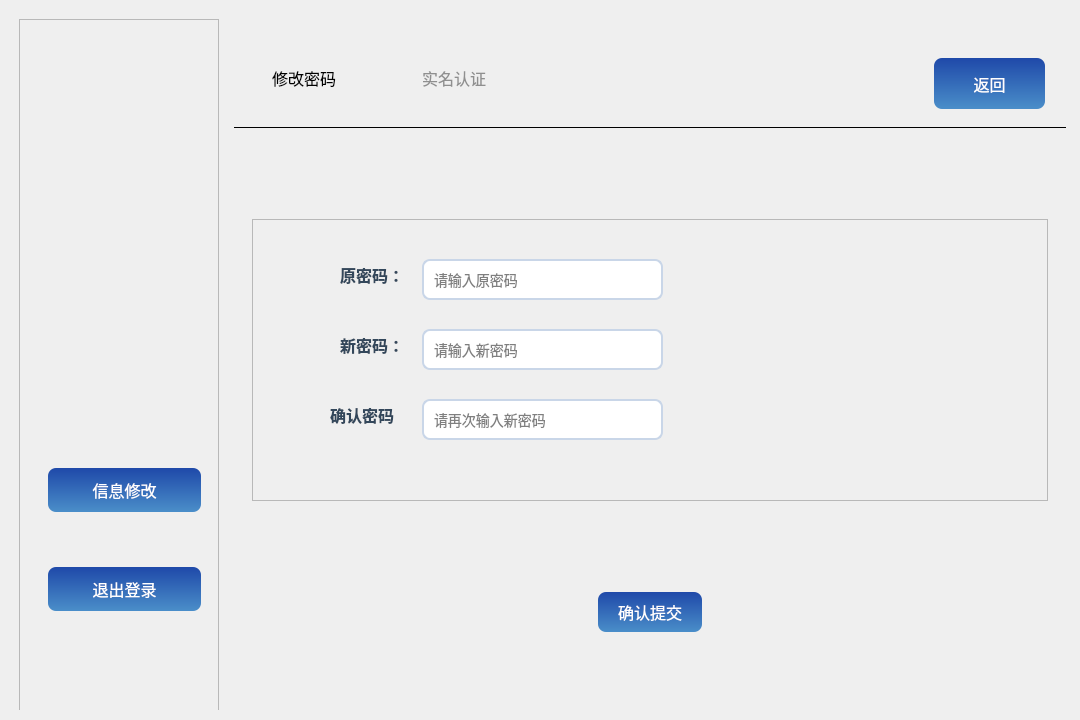
<?xml version="1.0" encoding="UTF-8"?>
<ui version="4.0">
 <class>PasswordWindow</class>
 <widget class="QWidget" name="PasswordWindow">
  <property name="geometry">
   <rect>
    <x>0</x>
    <y>0</y>
    <width>1080</width>
    <height>720</height>
   </rect>
  </property>
  <property name="windowTitle">
   <string>信息修改</string>
  </property>
  <property name="styleSheet">
   <string notr="true">
QMainWindow {
    background-color: qlineargradient(x1:0, y1:0, x2:1, y2:1, stop:0 #EEF3F8, stop:1 #D7E6F5);
}

QLineEdit {
    background-color: #FFFFFF;
    border: 2px solid #C9D6E8;
    border-radius: 8px;
    padding: 8px;
    font-size: 14px;
}

QLineEdit:hover {
    border: 2px solid rgb(145, 168, 235);
}

QLineEdit:placeholder {
    border-color: #4c65af;
    outline: none;
}

QLineEdit:focus {
    border: 2px solid #4c65af;
    outline: none;
}

QPushButton {
    background-color: qlineargradient(x1:0, y1:0, x2:0, y2:1, stop:0 #1f49a9, stop:1 #4A8EC9);
    color: white;
    padding: 10px 20px;
    font-size: 16px;
    border-radius: 8px;
    border: none;
}

QPushButton:hover {
    background-color: qlineargradient(x1:0, y1:0, x2:0, y2:1, stop:0 #4c65af, stop:1 #3A78B5);
}

QPushButton:pressed {
    background-color: #3A78B5;
}

QLabel {
    color: #33475B;
    font-size: 16px;
    font-weight: bold;
    padding: 4px;
}

QComboBox {
    font-family: &quot;PingFang SC&quot;, &quot;Helvetica Neue&quot;, Arial, &quot;Hiragino Sans GB&quot;, &quot;Microsoft YaHei UI&quot;, &quot;Microsoft YaHei&quot;, SimSun, sans-serif;
    font-size: 16px;
    color: #333333; 
    border: 1px solid #e0e0e0;
    border-radius: 10px; 
    background-color: #ffffff; 
}

QComboBox::drop-down {
    subcontrol-origin: padding;
    subcontrol-position: top right;
    width: 25px;
}


QComboBox:hover {
    border-color: #0078d7; 
    background-color: #f5f5f5; 
    border: none;
    outline: none;
}

QComboBox:focus {
    border-color: #0078d7;
    border: none;
    outline: none;
}

QComboBox QAbstractItemView {
    background-color: #ffffff;
    color: #333333;
    font-size: 16px;
    padding: 8px 0;
    min-width: 100px; 
    max-height: 250px; 
    border: none;
    outline: none;
}

QComboBox QAbstractItemView::item {
    padding: 10px 15px; 
    background-color: #ffffff;
    border-radius: 8px;
    border: none;
    outline: none;
}

QComboBox QAbstractItemView::item:hover {
    background-color: #0078d7; 
    color: #ffffff; 
    border: none;
    outline: none;
}

QComboBox QAbstractItemView::item:selected {
    background-color: #0078d7; 
    color: #ffffff; 
    border: none;
    outline: none;
}





#usernameEdit {
    font-size: 24px;
    font-weight: bold;
    color: #2B5D7C;
    text-align: center;
    background: transparent;
    border: none;  /* 移除边框 */
    outline: none; /* 移除获得焦点时的轮廓 */
}
#helloEdit{
    font-size: 24px;
    font-weight: bold;
    color: #2B5D7C;
    text-align: center;
    background: transparent;
    border: none;  /* 移除边框 */
    outline: none; /* 移除获得焦点时的轮廓 */
}
#searchButton {
    font: inherit;
    text-transform: none;
    white-space: nowrap;
    line-height: 1;
    text-align: center;
    font-size: 18px;
    color: #fff;
    text-decoration: inherit;
    background-color: #1f49a9; /* 自定义背景颜色 */
    border: none;
    border-radius: 8px;
    font-family: &quot;Microsoft YaHei&quot;, Arial, sans-serif;
}

#searchButton:hover {
    background-color:rgb(39, 86, 197); /* 悬浮状态时的背景颜色 */
}

#searchButton:focus {
    outline: none; /* 去掉焦点时的边框 */
}


   </string>
  </property>
  <widget class="QFrame" name="horizontalFrame">
   <property name="geometry">
    <rect>
     <x>10</x>
     <y>10</y>
     <width>1059</width>
     <height>700</height>
    </rect>
   </property>
   <property name="maximumSize">
    <size>
     <width>16777215</width>
     <height>700</height>
    </size>
   </property>
   <layout class="QHBoxLayout" name="horizontalLayout">
    <item>
     <widget class="QFrame" name="frame">
      <property name="enabled">
       <bool>true</bool>
      </property>
      <property name="minimumSize">
       <size>
        <width>200</width>
        <height>700</height>
       </size>
      </property>
      <property name="maximumSize">
       <size>
        <width>16777215</width>
        <height>720</height>
       </size>
      </property>
      <property name="frameShape">
       <enum>QFrame::Shape::StyledPanel</enum>
      </property>
      <property name="frameShadow">
       <enum>QFrame::Shadow::Raised</enum>
      </property>
      <widget class="QFrame" name="frame_2">
       <property name="geometry">
        <rect>
         <x>20</x>
         <y>390</y>
         <width>171</width>
         <height>261</height>
        </rect>
       </property>
       <property name="minimumSize">
        <size>
         <width>171</width>
         <height>261</height>
        </size>
       </property>
       <layout class="QVBoxLayout" name="verticalLayout_2">
        <item>
         <layout class="QVBoxLayout" name="verticalLayout_3">
          <item>
           <spacer name="verticalSpacer">
            <property name="orientation">
             <enum>Qt::Orientation::Vertical</enum>
            </property>
            <property name="sizeHint" stdset="0">
             <size>
              <width>20</width>
              <height>40</height>
             </size>
            </property>
           </spacer>
          </item>
          <item>
           <widget class="QPushButton" name="infoButton">
            <property name="enabled">
             <bool>true</bool>
            </property>
            <property name="text">
             <string>信息修改</string>
            </property>
           </widget>
          </item>
          <item>
           <spacer name="verticalSpacer_3">
            <property name="orientation">
             <enum>Qt::Orientation::Vertical</enum>
            </property>
            <property name="sizeHint" stdset="0">
             <size>
              <width>20</width>
              <height>40</height>
             </size>
            </property>
           </spacer>
          </item>
          <item>
           <widget class="QPushButton" name="quitButton">
            <property name="text">
             <string>退出登录</string>
            </property>
           </widget>
          </item>
          <item>
           <spacer name="verticalSpacer_2">
            <property name="orientation">
             <enum>Qt::Orientation::Vertical</enum>
            </property>
            <property name="sizeHint" stdset="0">
             <size>
              <width>20</width>
              <height>40</height>
             </size>
            </property>
           </spacer>
          </item>
         </layout>
        </item>
       </layout>
      </widget>
      <widget class="QLabel" name="logo">
       <property name="geometry">
        <rect>
         <x>30</x>
         <y>70</y>
         <width>151</width>
         <height>141</height>
        </rect>
       </property>
       <property name="styleSheet">
        <string notr="true">border-image:url(:/images/logo.png)</string>
       </property>
       <property name="text">
        <string/>
       </property>
      </widget>
     </widget>
    </item>
    <item>
     <widget class="QFrame" name="frame_3">
      <property name="minimumSize">
       <size>
        <width>850</width>
        <height>700</height>
       </size>
      </property>
      <property name="maximumSize">
       <size>
        <width>1080</width>
        <height>720</height>
       </size>
      </property>
      <layout class="QVBoxLayout" name="verticalLayout">
       <item>
        <widget class="QFrame" name="frame_4">
         <property name="maximumSize">
          <size>
           <width>1080</width>
           <height>100</height>
          </size>
         </property>
         <property name="styleSheet">
          <string notr="true">QFrame {
    border-top: none;         /* 不显示上边框 */
    border-left: none;        /* 不显示左边框 */
    border-right: none;       /* 不显示右边框 */
    border-bottom: 1px solid black;  /* 设置下边框为 3 像素黑色实线 */
}
</string>
         </property>
         <widget class="QPushButton" name="pushButton_pass">
          <property name="geometry">
           <rect>
            <x>0</x>
            <y>0</y>
            <width>140</width>
            <height>100</height>
           </rect>
          </property>
          <property name="minimumSize">
           <size>
            <width>0</width>
            <height>100</height>
           </size>
          </property>
          <property name="styleSheet">
           <string notr="true">font: 25px &quot;微软雅黑&quot;;
color:black;
background:transparent;
</string>
          </property>
          <property name="text">
           <string>修改密码</string>
          </property>
         </widget>
         <widget class="QPushButton" name="back">
          <property name="geometry">
           <rect>
            <x>700</x>
            <y>30</y>
            <width>111</width>
            <height>51</height>
           </rect>
          </property>
          <property name="text">
           <string>返回</string>
          </property>
         </widget>
         <widget class="QPushButton" name="pushButton_authen">
          <property name="geometry">
           <rect>
            <x>150</x>
            <y>0</y>
            <width>140</width>
            <height>100</height>
           </rect>
          </property>
          <property name="minimumSize">
           <size>
            <width>0</width>
            <height>100</height>
           </size>
          </property>
          <property name="styleSheet">
           <string notr="true">font: 25px &quot;微软雅黑&quot;;
color:rgb(143, 143, 143);
background:transparent;
</string>
          </property>
          <property name="text">
           <string>实名认证</string>
          </property>
         </widget>
        </widget>
       </item>
       <item>
        <widget class="QFrame" name="frame_5">
         <property name="maximumSize">
          <size>
           <width>16777215</width>
           <height>600</height>
          </size>
         </property>
         <layout class="QVBoxLayout" name="verticalLayout_4">
          <item>
           <widget class="QFrame" name="horizontalFrame">
            <property name="minimumSize">
             <size>
              <width>0</width>
              <height>60</height>
             </size>
            </property>
            <property name="maximumSize">
             <size>
              <width>16777215</width>
              <height>300</height>
             </size>
            </property>
            <layout class="QHBoxLayout" name="horizontalLayout_2">
             <item>
              <widget class="QFrame" name="frame_6">
               <property name="maximumSize">
                <size>
                 <width>16777215</width>
                 <height>470</height>
                </size>
               </property>
               <property name="frameShape">
                <enum>QFrame::Shape::StyledPanel</enum>
               </property>
               <property name="frameShadow">
                <enum>QFrame::Shadow::Raised</enum>
               </property>
               <widget class="QLabel" name="label">
                <property name="geometry">
                 <rect>
                  <x>80</x>
                  <y>30</y>
                  <width>81</width>
                  <height>51</height>
                 </rect>
                </property>
                <property name="text">
                 <string>原密码：</string>
                </property>
               </widget>
               <widget class="QLabel" name="label_2">
                <property name="geometry">
                 <rect>
                  <x>80</x>
                  <y>100</y>
                  <width>81</width>
                  <height>51</height>
                 </rect>
                </property>
                <property name="text">
                 <string>新密码：</string>
                </property>
               </widget>
               <widget class="QLabel" name="label_3">
                <property name="geometry">
                 <rect>
                  <x>70</x>
                  <y>170</y>
                  <width>81</width>
                  <height>51</height>
                 </rect>
                </property>
                <property name="text">
                 <string>确认密码：</string>
                </property>
               </widget>
               <widget class="QLineEdit" name="oriWord">
                <property name="geometry">
                 <rect>
                  <x>170</x>
                  <y>40</y>
                  <width>241</width>
                  <height>41</height>
                 </rect>
                </property>
                <property name="placeholderText">
                 <string>请输入原密码</string>
                </property>
               </widget>
               <widget class="QLineEdit" name="newWord">
                <property name="geometry">
                 <rect>
                  <x>170</x>
                  <y>110</y>
                  <width>241</width>
                  <height>41</height>
                 </rect>
                </property>
                <property name="toolTip">
                 <string>至少含有1个大写字母、数字、小写字母 8-16位;不能有特殊符号</string>
                </property>
                <property name="placeholderText">
                 <string>请输入新密码</string>
                </property>
               </widget>
               <widget class="QLineEdit" name="newWordConfirm">
                <property name="geometry">
                 <rect>
                  <x>170</x>
                  <y>180</y>
                  <width>241</width>
                  <height>41</height>
                 </rect>
                </property>
                <property name="placeholderText">
                 <string>请再次输入新密码</string>
                </property>
               </widget>
              </widget>
             </item>
            </layout>
           </widget>
          </item>
          <item>
           <widget class="QFrame" name="horizontalFrame">
            <property name="maximumSize">
             <size>
              <width>16777215</width>
              <height>50</height>
             </size>
            </property>
            <layout class="QHBoxLayout" name="horizontalLayout_3">
             <item>
              <spacer name="horizontalSpacer">
               <property name="orientation">
                <enum>Qt::Orientation::Horizontal</enum>
               </property>
               <property name="sizeHint" stdset="0">
                <size>
                 <width>40</width>
                 <height>20</height>
                </size>
               </property>
              </spacer>
             </item>
             <item>
              <widget class="QPushButton" name="submitButton">
               <property name="minimumSize">
                <size>
                 <width>0</width>
                 <height>40</height>
                </size>
               </property>
               <property name="text">
                <string>确认提交</string>
               </property>
              </widget>
             </item>
             <item>
              <spacer name="horizontalSpacer_2">
               <property name="orientation">
                <enum>Qt::Orientation::Horizontal</enum>
               </property>
               <property name="sizeHint" stdset="0">
                <size>
                 <width>40</width>
                 <height>20</height>
                </size>
               </property>
              </spacer>
             </item>
            </layout>
           </widget>
          </item>
         </layout>
        </widget>
       </item>
      </layout>
     </widget>
    </item>
   </layout>
  </widget>
 </widget>
 <resources/>
 <connections/>
</ui>
